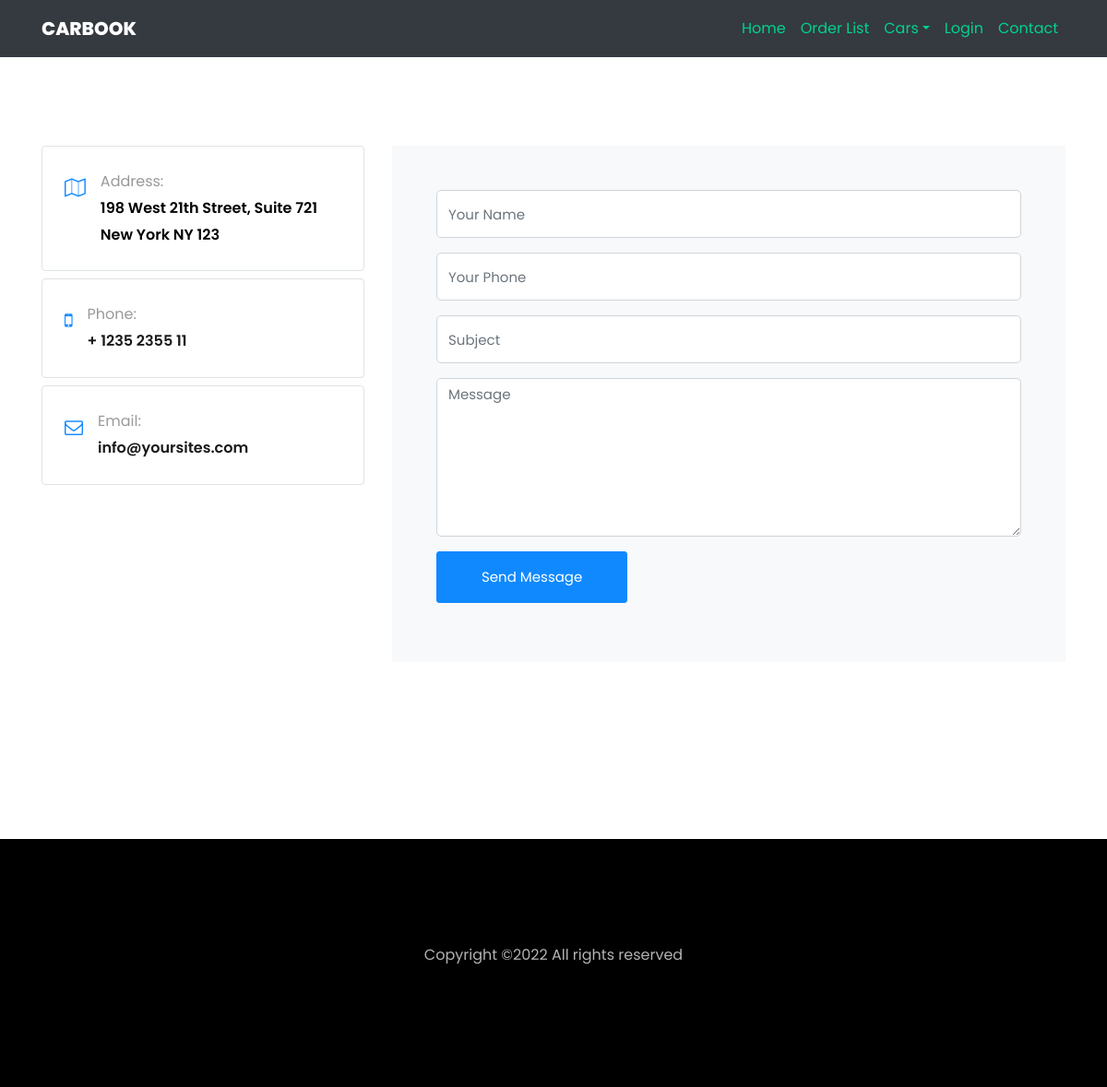
The page /contact.php on the database its author committed.
### tables this page shows
CREATE TABLE `office_info` (
  `address` text NOT NULL,
  `phone` varchar(191) NOT NULL,
  `email` varchar(191) NOT NULL
);

### contact.php (the view, shortened to what this page needs)
<?php
 include 'header.php';
 $query = "SELECT * FROM office_info";
$result = $con->query($query);
$info = mysqli_fetch_array($result);
 ?>
    <section class="ftco-section contact-section">
      <div class="container">
        <div class="row d-flex mb-5 contact-info">
        	<div class="col-md-4">
        		<div class="row mb-5">
		          <div class="col-md-12">
		          	<div class="border w-100 p-4 rounded mb-2 d-flex">
			          	<div class="icon mr-3">
			          		<span class="icon-map-o"></span>
			          	</div>
			            <p><span>Address:</span><?php  echo $info['address']; ?></p>
			          </div>
		          </div>
		          <div class="col-md-12">
		          	<div class="border w-100 p-4 rounded mb-2 d-flex">
			          	<div class="icon mr-3">
			          		<span class="icon-mobile-phone"></span>
			          	</div>
			            <p><span>Phone:</span> <a href="tel://1234567920"><?php  echo $info['phone']; ?></a></p>
			          </div>
		          </div>
		          <div class="col-md-12">
		          	<div class="border w-100 p-4 rounded mb-2 d-flex">
			          	<div class="icon mr-3">
			          		<span class="icon-envelope-o"></span>
			          	</div>
			            <p><span>Email:</span> <a href="mailto:info@yoursite.com"><?php  echo $info['email']; ?></a></p>
			          </div>
		          </div>
		        </div>
          </div>
          <div style="color:red;" class="col-md-8 block-9 mb-md-5">
            <form action="" method="POST" class="bg-light p-5 contact-form">
              <div class="form-group">
                <input type="text" required class="form-control" name="name" placeholder="Your Name">
              </div>
              <div class="form-group">
                <input type="number" required class="form-control" name="phone" placeholder="Your Phone">
              </div>
              <div class="form-group">
                <input type="text" required class="form-control" name="subject" placeholder="Subject">
              </div>
              <div class="form-group">
                <textarea name="message" required id="" cols="30" rows="7" class="form-control" placeholder="Message"></textarea>
              </div>
              <div class="form-group">
                <input type="submit" name="submit" value="Send Message" class="btn btn-primary py-3 px-5">
              </div>
            </form>
          </div>
        </div>
      </div>
    </section>
    <?php include 'footer.php'; ?>

### css/icomoon.css (style rules this page uses)
[class^="icon-"], [class*=" icon-"] { font-family: 'icomoon' !important; speak: none; font-style: normal; font-weight: normal; font-variant: normal; text-transform: none; line-height: 1; -webkit-font-smoothing: antialiased; -moz-osx-font-smoothing: grayscale; }
.icon-envelope-o:before { content: "\f003"; }
.icon-mobile-phone:before { content: "\f10b"; }
.icon-map-o:before { content: "\f278"; }

### rows shown on the page
office_info: address "198 West 21th Street, Suite 721 New York NY 123", phone "+ 1235 2355 11", email "info@yoursites.com"
